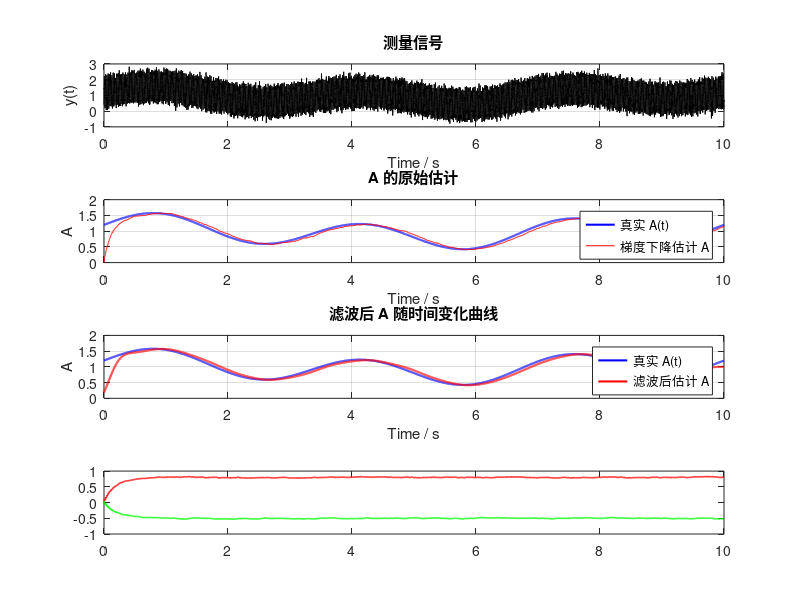

Source code (MATLAB): (Note: this script raises an error after producing the figure.)
clear; clc; close all;

%% ===============================
% 1. 参数设置
% ===============================

fs = 1000;              % 采样频率 Hz
T  = 10;                % 信号时长 s
t  = (0:1/fs:T)';       % 时间向量
N  = length(t);

f0 = 50;                % 高频正弦频率 Hz
w  = 2*pi*f0;           % 角频率 rad/s

%% ===============================
% 2. 构造真实信号
% y(t) = A(t) + B sin(wt) + C cos(wt)
% ===============================

% 低频分量 A(t)，假设它缓慢变化
A_true = 1.0 ...
       + 0.4*sin(2*pi*0.3*t) ...
       + 0.2*cos(2*pi*0.1*t);

% 高频分量参数
B_true = 0.8;
C_true = -0.5;

% 噪声
noise_std = 0.15;
noise = noise_std * randn(N,1);

% 测量信号
y = A_true ...
  + B_true*sin(w*t) ...
  + C_true*cos(w*t) ...
  + noise;

%% ===============================
% 3. 基于梯度下降的在线参数估计
%
% 模型：
% y_hat(k) = A_hat(k) + B_hat(k) sin(wt_k) + C_hat(k) cos(wt_k)
%
% 参数向量：
% theta = [A; B; C]
%
% 回归向量：
% phi = [1; sin(wt); cos(wt)]
%
% 误差：
% e = y - y_hat
%
% 梯度下降更新：
% theta(k+1) = theta(k) + mu * e * phi
%
% ===============================

theta_hat = zeros(3,N);     % 存储估计值 [A; B; C]
theta = [0; 0; 0];          % 初始估计

mu = 0.01;                  % 学习率，需要根据采样率和信号幅值调整

for k = 1:N
    
    phi = [1;
           sin(w*t(k));
           cos(w*t(k))];
    
    y_hat = theta' * phi;
    
    e = y(k) - y_hat;
    
    % 梯度下降 / LMS 更新
    theta = theta + mu * e * phi;
    
    theta_hat(:,k) = theta;
end

A_est_raw = theta_hat(1,:)';
B_est     = theta_hat(2,:)';
C_est     = theta_hat(3,:)';

%% ===============================
% 4. 对 A 的估计结果进行低通滤波
% ===============================

fc = 2;   % 低通截止频率 Hz，应高于 A(t) 的变化频率，低于高频 f0

[b,a] = butter(4, fc/(fs/2), 'low');

% 使用 filtfilt 做零相位滤波
A_est_filtered = filtfilt(b,a,A_est_raw);

%% ===============================
% 5. 绘图
% ===============================

figure;

subplot(4,1,1);
plot(t, y, 'k');
grid on;
xlabel('Time / s');
ylabel('y(t)');
title('测量信号');

subplot(4,1,2);
plot(t, A_true, 'b', 'LineWidth', 1.5); hold on;
plot(t, A_est_raw, 'r');
grid on;
xlabel('Time / s');
ylabel('A');
legend('真实 A(t)', '梯度下降估计 A');
title('A 的原始估计');

subplot(4,1,3);
plot(t, A_true, 'b', 'LineWidth', 1.5); hold on;
plot(t, A_est_filtered, 'r', 'LineWidth', 1.5);
grid on;
xlabel('Time / s');
ylabel('A');
legend('真实 A(t)', '滤波后估计 A');
title('滤波后 A 随时间变化曲线');

subplot(4,1,4);
plot(t, B_est, 'r', 'LineWidth', 1.2); hold on;
plot(t, C_est, 'g', 'LineWidth', 1.2);
yline(B_true, '--r', '真实 B');
yline(C_true, '--g', '真实 C');
grid on;
xlabel('Time / s');
ylabel('B, C');
legend('估计 B', '估计 C', '真实 B', '真实 C');
title('B 和 C 的估计结果');
